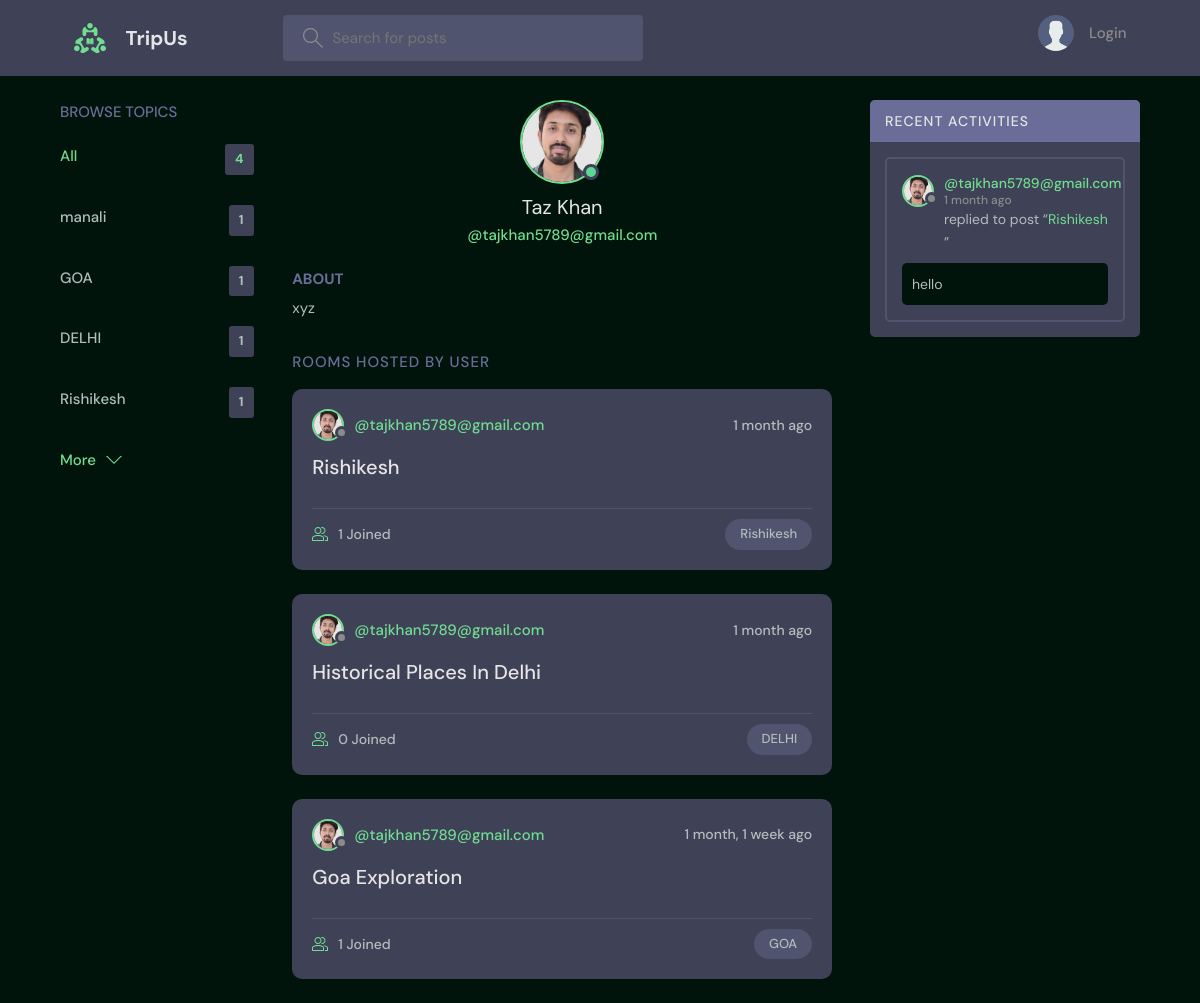
The page /profile/7/ on the database its author committed.
### base/models.py (models this page shows, shortened)
class Topic(models.Model):
    name = models.CharField(max_length=200)

class User(AbstractUser):
    name = models.CharField(max_length=200, null=True)
    email = models.EmailField(unique=True, null=True)
    bio = models.TextField(null=True)
    avatar = models.ImageField(null=True, default="avatar.svg")
    USERNAME_FIELD = 'username'
    REQUIRED_FIELDS = []

class Room(models.Model):
    host = models.ForeignKey(User, on_delete=models.SET_NULL, null=True)
    topic = models.ForeignKey(Topic, on_delete=models.SET_NULL, null=True)
    name = models.CharField(max_length=200)
    description = models.TextField(null=True, blank=True)
    participants = models.ManyToManyField(
        User, related_name='participants', blank=True)
    updated = models.DateTimeField(auto_now=True)
    created = models.DateTimeField(auto_now_add=True)
    class Meta:
        ordering = ['-updated', '-created']
    def __str__(self):
        return self.name

class Message(models.Model):
    user = models.ForeignKey(User, on_delete=models.CASCADE)
    room = models.ForeignKey(Room, on_delete=models.CASCADE)
    body = models.TextField()
    updated = models.DateTimeField(auto_now=True)
    created = models.DateTimeField(auto_now_add=True)
    class Meta:
        ordering = ['-updated', '-created']

### base/views.py (the view)
# urls.py: path('profile/<str:pk>/', views.userProfile, name="user-profile"),
def userProfile(request, pk):
    user = User.objects.get(id=pk)
    rooms = user.room_set.all()
    room_messages = user.message_set.all()
    topics = Topic.objects.all()
    context = {'user': user, 'rooms': rooms,
               'room_messages': room_messages, 'topics': topics}
    return render(request, 'base/profile.html', context)

### base/templates/base/profile.html (shortened to what this page needs)
{% extends 'main.html' %}
{% block content %}
<main class="profile-page layout layout--3">
  <div class="container">
    {% include 'base/topics_component.html' %}
    <div class="roomList">
      <div class="profile">
        <div class="profile__avatar">
          <div class="avatar avatar--large active">
            <img src="{{user.avatar.url}}" />
          </div>
        </div>
        <div class="profile__info">
          <h3>{{user.name}}</h3>
          <p>@{{user.username}}</p>
        </div>
        <div class="profile__about">
          <h3>About</h3>
          <p>
            {{user.bio}}
          </p>
        </div>
      </div>
      <div class="roomList__header">
        <div>
          <h2>Rooms Hosted by User</a>
          </h2>
        </div>
      </div>
      {% include 'base/feed_component.html' %}
    </div>
    {% include 'base/activity_component.html' %}
  </div>
</main>
{% endblock content %}

### base/templates/base/topics_component.html
<div class="topics">
    <div class="topics__header">
        <h2>Browse Topics</h2>
    </div>
    <ul class="topics__list">
        <li>
            <a href="{% url 'home' %}" class="active">All <span>{{topics.count}}</span></a>
        </li>
        {% for topic in topics %}
        <li>
            <a href="{% url 'home' %}?q={{topic.name}}">{{topic.name}}<span>{{topic.room_set.all.count}}</span></a>
        </li>
        {% endfor %}
    </ul>
    <a class="btn btn--link" href="{% url 'topics' %}">
        More
        <svg version="1.1" xmlns="http://www.w3.org/2000/svg" width="32" height="32" viewBox="0 0 32 32">
            <title>chevron-down</title>
            <path d="M16 21l-13-13h-3l16 16 16-16h-3l-13 13z"></path>
        </svg>
    </a>
</div>

### base/templates/base/feed_component.html (shortened to what this page needs)
{% for room in rooms %}
<div class="roomListRoom">
    <div class="roomListRoom__header">
        <a href="{% url 'user-profile' room.host.id %}" class="roomListRoom__author">
            <div class="avatar avatar--small">
                <img src="{{room.host.avatar.url}}" />
            </div>
            <span>@{{room.host.username}}</span>
        </a>
        <div class="roomListRoom__actions">
            <span>{{room.created|timesince}} ago</span>
        </div>
    </div>
    <div class="roomListRoom__content">
        <a href="{% url 'room' room.id %}">{{room.name}}</a>
    </div>
    <div class="roomListRoom__meta">
        <a href="{% url 'room' room.id %}" class="roomListRoom__joined">
            {{room.participants.all.count}} Joined
        </a>
        <p class="roomListRoom__topic">{{room.topic.name}}</p>
    </div>
</div>
{% endfor %}

### base/templates/base/activity_component.html (shortened to what this page needs)
<div class="activities">
    <div class="activities__header">
        <h2>Recent Activities</h2>
    </div>
    {% for message in room_messages %}
    <div class="activities__box">
        <div class="activities__boxHeader roomListRoom__header">
            <a href="{% url 'user-profile' message.user.id %}" class="roomListRoom__author">
                <div class="avatar avatar--small">
                    <img src="{{message.user.avatar.url}}" />
                </div>
                <p>
                    @{{message.user.username}}
                    <span>{{message.created|timesince}} ago</span>
                </p>
            </a>
        </div>
        <div class="activities__boxContent">
            <p>replied to post “<a href="{% url 'room' message.room.id %}">{{message.room}}</a>”</p>
            <div class="activities__boxRoomContent">{{message.body}}</div>
        </div>
    </div>
    {% endfor %}
</div>

### rows shown on the page
Topic: name "manali", room_set.all.count "1"
Topic: name "GOA", room_set.all.count "1"
Topic: name "DELHI", room_set.all.count "1"
Topic: name "Rishikesh", room_set.all.count "1"
User: avatar (picture), name "Taz Khan", username "tajkhan5789@gmail.com", bio "xyz"
Room: host.avatar (picture), host.username "tajkhan5789@gmail.com", created "1 month", name "Rishikesh", participants.all.count "1", topic.name "Rishikesh"
Room: host.avatar (picture), host.username "tajkhan5789@gmail.com", created "1 month", name "Historical Places In Delhi", participants.all.count "0", topic.name "DELHI"
Room: host.avatar (picture), host.username "tajkhan5789@gmail.com", created "1 month, 1 week", name "Goa Exploration", participants.all.count "1", topic.name "GOA"
Message: user.avatar (picture), user.username "tajkhan5789@gmail.com", created "1 month", room "Rishikesh", body "hello"

### other values the page prints
{{ topics.count }} "4"
